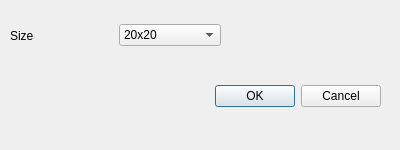
<?xml version="1.0" encoding="UTF-8"?>
<ui version="4.0">
 <class>NewSpriteDialog</class>
 <widget class="QDialog" name="NewSpriteDialog">
  <property name="geometry">
   <rect>
    <x>0</x>
    <y>0</y>
    <width>400</width>
    <height>150</height>
   </rect>
  </property>
  <property name="windowTitle">
   <string>New Sprite</string>
  </property>
  <widget class="QDialogButtonBox" name="buttonBox">
   <property name="geometry">
    <rect>
     <x>40</x>
     <y>80</y>
     <width>341</width>
     <height>32</height>
    </rect>
   </property>
   <property name="orientation">
    <enum>Qt::Horizontal</enum>
   </property>
   <property name="standardButtons">
    <set>QDialogButtonBox::Cancel|QDialogButtonBox::Ok</set>
   </property>
  </widget>
  <widget class="QWidget" name="horizontalLayoutWidget">
   <property name="geometry">
    <rect>
     <x>10</x>
     <y>20</y>
     <width>211</width>
     <height>31</height>
    </rect>
   </property>
   <layout class="QHBoxLayout" name="horizontalLayout">
    <item>
     <widget class="QLabel" name="label_2">
      <property name="text">
       <string>Size</string>
      </property>
     </widget>
    </item>
    <item>
     <widget class="QComboBox" name="comboBox">
      <item>
       <property name="text">
        <string>20x20</string>
       </property>
      </item>
      <item>
       <property name="text">
        <string>40x40</string>
       </property>
      </item>
      <item>
       <property name="text">
        <string>60x60</string>
       </property>
      </item>
      <item>
       <property name="text">
        <string>100x100</string>
       </property>
      </item>
      <item>
       <property name="text">
        <string>200x200</string>
       </property>
      </item>
      <item>
       <property name="text">
        <string>300x300</string>
       </property>
      </item>
     </widget>
    </item>
   </layout>
  </widget>
 </widget>
 <resources/>
 <connections>
  <connection>
   <sender>buttonBox</sender>
   <signal>accepted()</signal>
   <receiver>NewSpriteDialog</receiver>
   <slot>accept()</slot>
   <hints>
    <hint type="sourcelabel">
     <x>248</x>
     <y>254</y>
    </hint>
    <hint type="destinationlabel">
     <x>157</x>
     <y>274</y>
    </hint>
   </hints>
  </connection>
  <connection>
   <sender>buttonBox</sender>
   <signal>rejected()</signal>
   <receiver>NewSpriteDialog</receiver>
   <slot>reject()</slot>
   <hints>
    <hint type="sourcelabel">
     <x>316</x>
     <y>260</y>
    </hint>
    <hint type="destinationlabel">
     <x>286</x>
     <y>274</y>
    </hint>
   </hints>
  </connection>
 </connections>
</ui>
